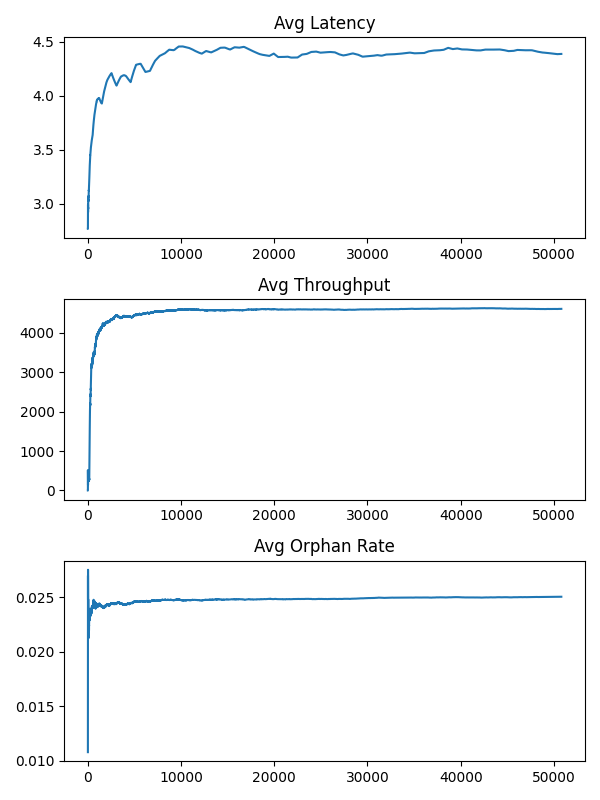

Write the Python code that produced this figure.
import pandas as pd
import matplotlib.pyplot as plt
import numpy as np

class Metrics:
    def __init__(self):
        self.records = []

    def record(self, info):
        self.records.append(info)

    def save(self, path):
        pd.DataFrame(self.records).to_csv(path, index=False)

    def plot(self):
        df = pd.DataFrame(self.records)
        fig, axs = plt.subplots(3, 1, figsize=(6, 8))
        df['latency'].expanding().mean().plot(ax=axs[0], title='Avg Latency')
        df['throughput'].expanding().mean().plot(ax=axs[1], title='Avg Throughput')
        df['orphan_rate'].expanding().mean().plot(ax=axs[2], title='Avg Orphan Rate')
        plt.tight_layout()
        plt.savefig('metrics.png')

class ComparativeMetrics:
    def __init__(self):
        self.data = {}

    def add(self, name, metrics_list):
        self.data[name] = metrics_list

    def plot_comparison(self):
        names = list(self.data.keys())
        avg_latency = [np.mean(self.data[n]['latency']) for n in names]
        avg_throughput = [np.mean(self.data[n]['throughput']) for n in names]
        avg_orphan = [np.mean(self.data[n]['orphan_rate']) for n in names]
        x = np.arange(len(names))
        width = 0.25
        fig, ax = plt.subplots(figsize=(8, 5))
        ax.bar(x - width, avg_latency, width, label='Latency')
        ax.bar(x, avg_throughput, width, label='Throughput')
        ax.bar(x + width, avg_orphan, width, label='Orphan Rate')
        ax.set_xticks(x)
        ax.set_xticklabels(names)
        ax.set_ylabel('Average Value')
        ax.set_title('Policy Comparison')
        ax.legend()
        plt.tight_layout()
        plt.savefig('comparison_bar.png')
